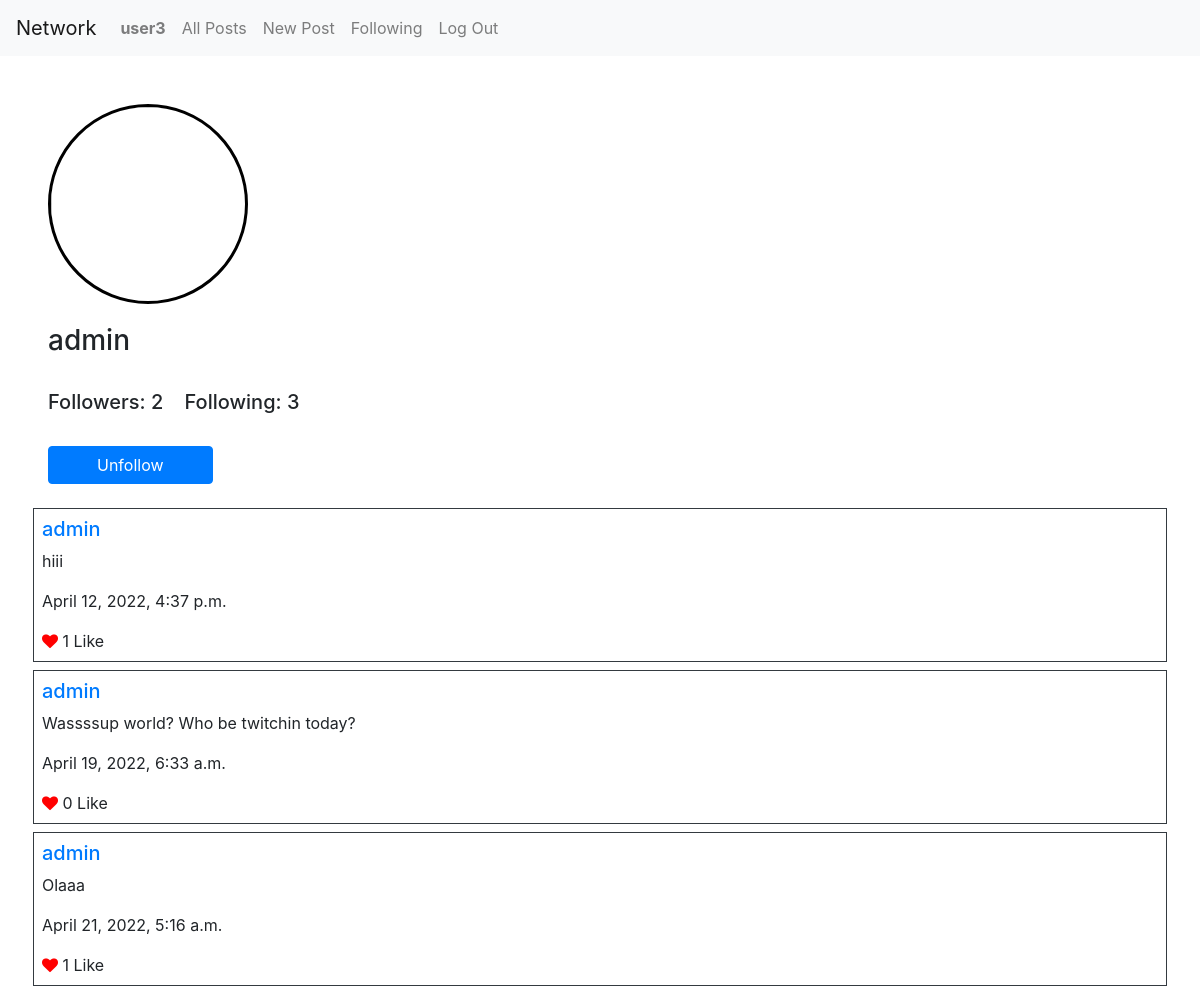
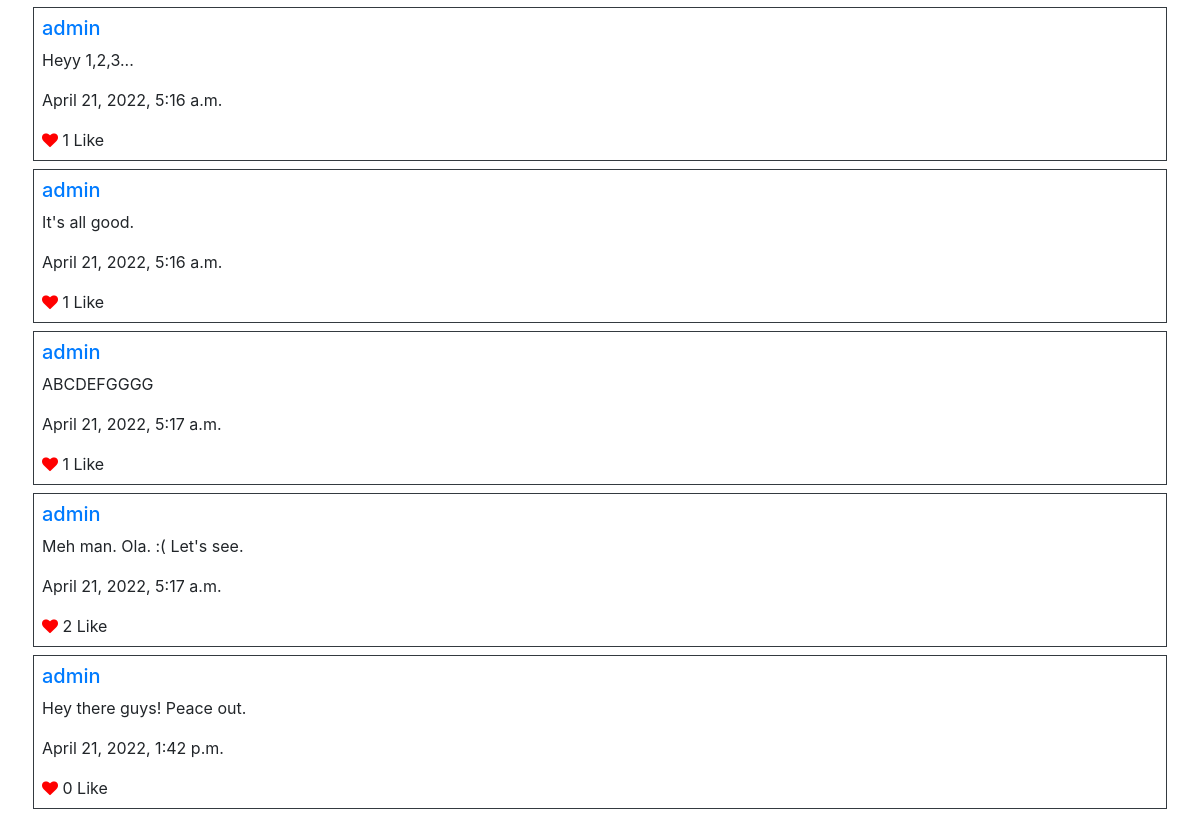
The app's page /profile/admin (signed in) with its own data (2 pictures, top to bottom).
### network/models.py (models this page shows)
class User(AbstractUser):
    pass

class Follower(models.Model):
    username = models.ForeignKey(User,on_delete=models.CASCADE, related_name='user',default=None)
    follower = models.ManyToManyField(User, related_name='follower', default=None)
    following = models.ManyToManyField(User, related_name='following', default=None)

class Post(models.Model):
    user = models.ForeignKey(User, on_delete=models.CASCADE)
    content = models.CharField(max_length=300, default=None)
    date = models.DateTimeField(default=datetime.datetime.now)
    liked = models.ManyToManyField(User, blank = True, related_name="postlikes")

### network/views.py (the view, shortened to what this page needs)
# urls.py: path("profile/<str:username>",views.profile,name="profile"),
def profile(request,username):
    user = User.objects.get(username=username)
    profile = Follower.objects.get(username=user)
    user_posts = Post.objects.filter(user=user)
    display = True
    text = ""
    if(request.user.username==username):
        display = False
    else:
        try:
            profile.follower.get(username=request.user.username)
            text = "Unfollow"
        except:
            text = "Follow"
    return render(request,"network/profile.html", {
        "username":username,
        "profile":profile,
        "user_posts": user_posts,
        "display":display,
        "text":text
    })

### network/templates/network/profile.html (shortened to what this page needs)
{% extends "network/layout.html" %}
{% block body %}
    <img src="https://www.tnwac.org/wp-content/uploads/2021/06/421-4212617_person-placeholder-image-transparent-hd-png-download.png" width="200" height="200">
    <br>
    <h3>{{username}}</h3><br>
    <h5>Followers: <span id="follower">{{profile.follower.count}}</span>&nbsp;&nbsp;&nbsp; Following: <span id="following">{{profile.following.count}}</span></h5>
    {% if display %}
            <br>
            <button id="profile" class="btn btn-primary pl-5 pr-5">{{text}}</button>
            <br>
    {% endif %}
    <br>
    {% for p in user_posts %}
        <div class="row">
        <div class="col border border-dark mb-2 p-2">
            <h5><a href="{% url 'profile' p.user.username %}">{{p.user.username}}</a></h5>
            <p>{{p.content}}</p>
            <p>{{p.date}}</p>
            {% if p.id in l %}
                    <i class="fa fa-heart" style="color:red"></i>&nbsp;<span id="count-{{p.id}}">{{p.liked.count}}</span>&nbsp;<a id="change" data-post="{{p.id}}" onclick="change({{p.id}})">Unlike</a>
                {% else %}
                    <i class="fa fa-heart" style="color:red"></i>&nbsp;<span id="count-{{p.id}}">{{p.liked.count}}</span>&nbsp;<a class="change-{{p.id}}" id="change" data-post="{{p.id}}" onclick="change({{p.id}})">Like</a>
            {% endif %}
        </div>
        </div>
    {% endfor %}
{% endblock body %}

### network/templates/network/layout.html (shortened to what this page needs)
{% load static %}
<!DOCTYPE html>
<html lang="en">
    <head>
        <link rel="stylesheet" href="https://stackpath.bootstrapcdn.com/bootstrap/4.4.1/css/bootstrap.min.css">
        <link rel="stylesheet" href="https://cdnjs.cloudflare.com/ajax/libs/font-awesome/4.7.0/css/font-awesome.min.css">
        <link href="{% static 'network/styles.css' %}" rel="stylesheet">
    </head>
    <body>
        <nav class="navbar navbar-expand-lg navbar-light bg-light">
            <a class="navbar-brand" href="#">Network</a>
            <div>
              <ul class="navbar-nav mr-auto">
                {% if user.is_authenticated %}
                    <li class="nav-item">
                        <a class="nav-link" href="{% url 'profile' user.username %}"><strong>{{ user.username }}</strong></a>
                    </li>
                {% endif %}
                <li class="nav-item">
                  <a class="nav-link" href="{% url 'index' %}">All Posts</a>
                </li>
                {% if user.is_authenticated %}
                    <li class="nav-item">
                        <a class="nav-link" href="{% url 'newpost' %}">New Post</a>
                    </li>
                    <li class="nav-item">
                        <a class="nav-link" href="{% url 'following' %}">Following</a>
                    </li>
                    <li class="nav-item">
                        <a class="nav-link" href="{% url 'logout' %}">Log Out</a>
                    </li>
                {% endif %}
              </ul>
            </div>
          </nav>
        <div class="body p-5">
            {% block body %}
            {% endblock %}
        </div>
    </body>
</html>

### network/templates/network/profile.html (style rules this page uses)
img { margin-bottom:20px; border-radius:50%; border: 3px solid black; }

### records on screen
User: username "user3"
User: username "admin"
Follower: follower.count "2", following.count "3"
Post: user.username "admin", content "hiii", date "April 12, 2022, 4:37 p.m.", liked.count "1"
Post: user.username "admin", content "Wassssup world? Who be twitchin today?", date "April 19, 2022, 6:33 a.m.", liked.count "0"
Post: user.username "admin", content "Olaaa", date "April 21, 2022, 5:16 a.m.", liked.count "1"
Post: user.username "admin", content "Heyy 1,2,3...", date "April 21, 2022, 5:16 a.m.", liked.count "1"
Post: user.username "admin", content "It's all good.", date "April 21, 2022, 5:16 a.m.", liked.count "1"
Post: user.username "admin", content "ABCDEFGGGG", date "April 21, 2022, 5:17 a.m.", liked.count "1"
Post: user.username "admin", content "Meh man. Ola. :( Let's see.", date "April 21, 2022, 5:17 a.m.", liked.count "2"
Post: user.username "admin", content "Hey there guys! Peace out.", date "April 21, 2022, 1:42 p.m.", liked.count "0"

### other values on screen
{{ text }} "Unfollow"
